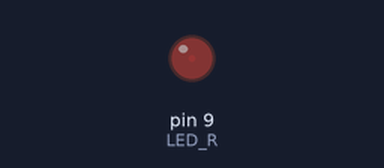
This sketch was run on a simulated Arduino Uno, built with avr-gcc and run on an emulated ATmega328P. Parts: output pins drawn as LEDs (lit = HIGH).

Above: at 0.05 s.
At 2.25 s:
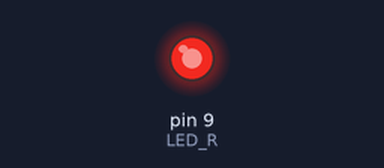
At 3.35 s:
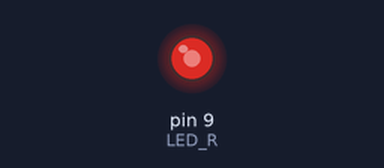
At 4.5 s:
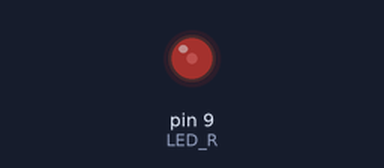
Timing chart, 0 to 6.6 s (numbered marks = the images above):
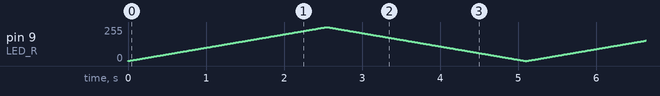

The sketch:

07-Blinky_PWM.ino
```cpp
/*
Fades an LED in and out using PWM. Runs forever.
LED is external, and is connected to pin D9.
*/

// define a macros so the code is easier to understand
#define LED_R 9
#define UP 1
#define DOWN 0

// variable to store LED brightness values
int currentBrightness = 0;
int currentDirection = 0;

// the setup function runs once when you press reset or power the board
void setup() {
  // initialise the LED pins
  pinMode(LED_R, OUTPUT);

  // initialise the serial port
  Serial.begin(9600);
}

// the loop function runs over and over again forever
void loop() {

  if(currentDirection == UP)  // increasing brightness
  {

    if(currentBrightness >= 255)  // swap direction when at maximum brightness
    {
      currentDirection = DOWN;
      currentBrightness--;
    }
    else
    {
      currentBrightness++;
    }
  }
  else  // decreasing brightness
  {

    if(currentBrightness <= 0)  // swap direction when at minimum brightness
    {
      currentDirection = UP;
      currentBrightness++;
    }
    else
    {
      currentBrightness--;
    }
  }

  analogWrite(LED_R, currentBrightness);  // update PWM latch with current brightness
  //Serial.print("Brightness value = ");
  //Serial.println(currentBrightness);
  delay(10);                 // wait for 10ms
}
```
